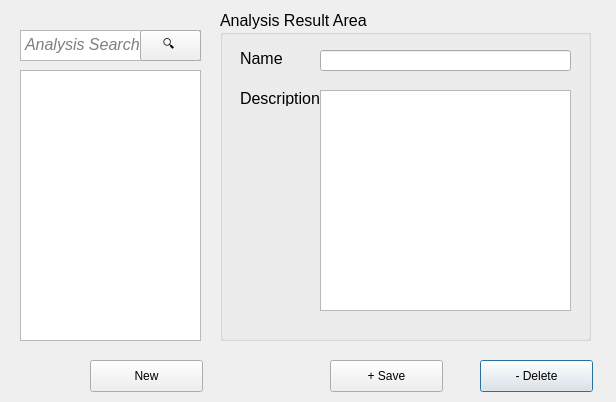
<?xml version="1.0" encoding="UTF-8"?>
<ui version="4.0">
 <class>analysisResultView</class>
 <widget class="QDialog" name="analysisResultView">
  <property name="geometry">
   <rect>
    <x>0</x>
    <y>0</y>
    <width>616</width>
    <height>402</height>
   </rect>
  </property>
  <property name="windowTitle">
   <string>Analysis Result View</string>
  </property>
  <widget class="QListView" name="analysisList">
   <property name="geometry">
    <rect>
     <x>20</x>
     <y>70</y>
     <width>181</width>
     <height>271</height>
    </rect>
   </property>
  </widget>
  <widget class="QPushButton" name="deleteAnalysisButton">
   <property name="geometry">
    <rect>
     <x>480</x>
     <y>360</y>
     <width>113</width>
     <height>32</height>
    </rect>
   </property>
   <property name="text">
    <string>- Delete</string>
   </property>
  </widget>
  <widget class="QPushButton" name="saveAnalysisButton">
   <property name="geometry">
    <rect>
     <x>330</x>
     <y>360</y>
     <width>113</width>
     <height>32</height>
    </rect>
   </property>
   <property name="text">
    <string>+ Save</string>
   </property>
  </widget>
  <widget class="QPushButton" name="newAnalysisButton">
   <property name="geometry">
    <rect>
     <x>90</x>
     <y>360</y>
     <width>113</width>
     <height>32</height>
    </rect>
   </property>
   <property name="text">
    <string>New</string>
   </property>
  </widget>
  <widget class="QGroupBox" name="analysisViewGroup">
   <property name="geometry">
    <rect>
     <x>220</x>
     <y>10</y>
     <width>371</width>
     <height>331</height>
    </rect>
   </property>
   <property name="font">
    <font>
     <pointsize>12</pointsize>
     <weight>50</weight>
     <bold>false</bold>
    </font>
   </property>
   <property name="title">
    <string>Analysis Result Area</string>
   </property>
   <widget class="QLineEdit" name="nameAnalysisField">
    <property name="geometry">
     <rect>
      <x>100</x>
      <y>40</y>
      <width>251</width>
      <height>21</height>
     </rect>
    </property>
   </widget>
   <widget class="QLabel" name="nameAnalysisLabel">
    <property name="geometry">
     <rect>
      <x>20</x>
      <y>40</y>
      <width>59</width>
      <height>16</height>
     </rect>
    </property>
    <property name="text">
     <string>Name</string>
    </property>
   </widget>
   <widget class="QTextEdit" name="descriptionAnalysisField">
    <property name="geometry">
     <rect>
      <x>100</x>
      <y>80</y>
      <width>251</width>
      <height>221</height>
     </rect>
    </property>
   </widget>
   <widget class="QLabel" name="descriptionAnalysisLabel">
    <property name="geometry">
     <rect>
      <x>20</x>
      <y>80</y>
      <width>81</width>
      <height>16</height>
     </rect>
    </property>
    <property name="text">
     <string>Description</string>
    </property>
   </widget>
  </widget>
  <widget class="QTextEdit" name="analysisSearch">
   <property name="geometry">
    <rect>
     <x>20</x>
     <y>30</y>
     <width>181</width>
     <height>31</height>
    </rect>
   </property>
   <property name="html">
    <string>&lt;!DOCTYPE HTML PUBLIC &quot;-//W3C//DTD HTML 4.0//EN&quot; &quot;http://www.w3.org/TR/REC-html40/strict.dtd&quot;&gt;
&lt;html&gt;&lt;head&gt;&lt;meta name=&quot;qrichtext&quot; content=&quot;1&quot; /&gt;&lt;style type=&quot;text/css&quot;&gt;
p, li { white-space: pre-wrap; }
&lt;/style&gt;&lt;/head&gt;&lt;body style=&quot; font-family:'.SF NS Text'; font-size:13pt; font-weight:400; font-style:normal;&quot;&gt;
&lt;p style=&quot; margin-top:0px; margin-bottom:0px; margin-left:0px; margin-right:0px; -qt-block-indent:0; text-indent:0px;&quot;&gt;&lt;span style=&quot; font-family:'MS Shell Dlg 2'; font-size:12pt; font-style:italic; color:#7e7e7e;&quot;&gt;Analysis Search&lt;/span&gt;&lt;/p&gt;&lt;/body&gt;&lt;/html&gt;</string>
   </property>
  </widget>
  <widget class="QLabel" name="glass">
   <property name="geometry">
    <rect>
     <x>150</x>
     <y>30</y>
     <width>51</width>
     <height>31</height>
    </rect>
   </property>
   <property name="text">
    <string/>
   </property>
   <property name="pixmap">
    <pixmap>../../cliparts-for-powerpoint-transparent-magnifying-glass-md.png</pixmap>
   </property>
   <property name="scaledContents">
    <bool>true</bool>
   </property>
  </widget>
  <widget class="QPushButton" name="analysisSearchButton">
   <property name="geometry">
    <rect>
     <x>140</x>
     <y>30</y>
     <width>61</width>
     <height>31</height>
    </rect>
   </property>
   <property name="text">
    <string>🔍 </string>
   </property>
  </widget>
 </widget>
 <resources/>
 <connections/>
</ui>
